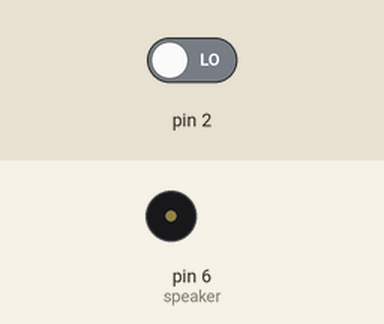
This sketch was run on a simulated Arduino Uno, built with avr-gcc and run on an emulated ATmega328P. On the bench: buzzer (waves = sounding). The test bench sets the inputs (shaded band); at power-on: pin 2 LOW.

Above: at 1.2 s.
1.3 s: pin 2 driven HIGH
At 1.42 s:
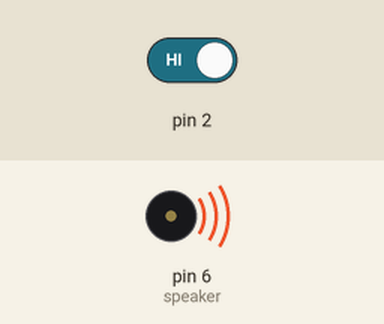
4.3 s: pin 2 driven LOW
At 5.5 s:
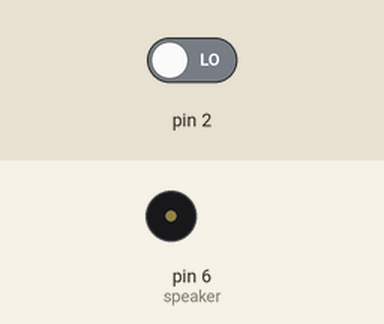
5.8 s: pin 2 driven HIGH
At 6.06 s:
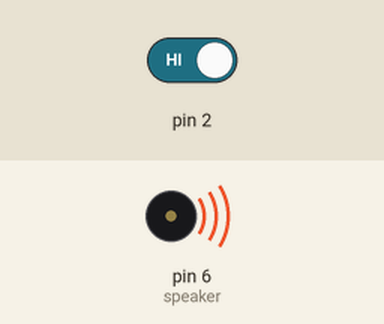
Timing chart, 0 to 9.2 s (numbered marks = the images above; inputs shaded):
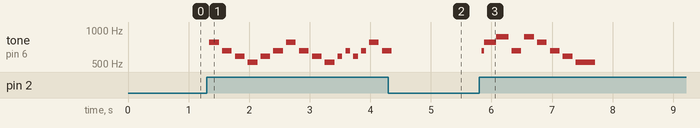

Measured:
- after the input at 1.3 s, tone on pin 6 (speaker): plays 776 Hz for 0.16 s, 654 Hz for 0.16 s, 583 Hz for 0.16 s, 520 Hz for 0.16 s, 583 Hz for 0.16 s, 654 Hz for 0.16 s … (16 notes in this stretch), starting at once
- after the input at 4.3 s, tone on pin 6 (speaker): goes on until 4.4 s, then stays silent
- after the input at 5.8 s, tone on pin 6 (speaker): plays 654 Hz for 0.04 s, 776 Hz for 0.20 s, 871 Hz for 0.20 s, 654 Hz for 0.16 s, 871 Hz for 0.16 s, 776 Hz for 0.16 s … (9 notes in this stretch), starting at once

The sketch:

play-music.ino
```cpp
//Define musical notes (*0.0000001)
#define tone_C 1911
#define tone_C1 1804
#define tone_D 1703
#define tone_Eb 1607
#define tone_E 1517
#define tone_F 1432
#define tone_F1 1352
#define tone_G 1276
#define tone_Ab 1204
#define tone_A 1136
#define tone_Bb 1073
#define tone_B 1012
#define tone_c 955
#define tone_c1 902
#define tone_d 851
#define tone_eb 803
#define tone_e 758
#define tone_f 716
#define tone_f1 676
#define tone_g 638
#define tone_ab 602
#define tone_a 568
#define tone_bb 536
#define tone_b 506

#define tone_p 0  //pause

const int speaker = 6; // speaker port
long vel = 20000; // velocity

// Button - to play only when it's pressed on
int buttonState = 0;

// the setup routine runs once when you press reset:
void setup()
{
	// Button
	pinMode(2, INPUT);

	// Speaker
	pinMode(speaker, OUTPUT);
}

// Song
int peergynt_m[] = {tone_G, tone_E, tone_D, tone_C, tone_D, tone_E, tone_G, tone_E, tone_D, tone_C, tone_D, tone_E, tone_D, tone_E,tone_G, tone_E, tone_G, tone_A, tone_E, tone_A, tone_G, tone_E, tone_D, tone_C};
int peergynt_r[] = {8, 8, 8, 8, 8, 8, 8, 8, 8, 8, 4, 4, 4, 4, 8, 8, 8, 8, 8, 8, 8, 8, 8, 16};

// the loop routine runs over and over again forever:
void loop()
{
	for (int i=0; i<42; i++)
	{
		int tom = peergynt_m[i];
	    int tempo = peergynt_r[i];

	    long tvalue = tempo * vel;

	    tocar(tom, tvalue);

		delay(50); //pause between notes!
	}

	delay(1000);
}

void tocar(int tom, long tempo_value)
{
    long tempo_gasto = 0;

    while (tempo_gasto < tempo_value)
    {
    	buttonState = digitalRead(2);
   		if(buttonState == 1){
   			digitalWrite(speaker, HIGH);
	        delayMicroseconds(tom / 2);

	        digitalWrite(speaker, LOW);
	        delayMicroseconds(tom/2);

	        tempo_gasto += tom;
   		}
    }
}
```
